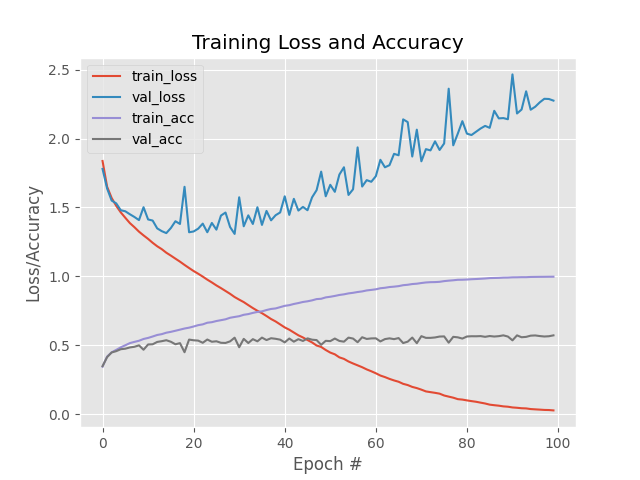

Source code (Python):
from sklearn.preprocessing import LabelBinarizer
from sklearn.model_selection import train_test_split
from sklearn.metrics import classification_report
from keras.datasets import cifar10
from keras.models import Sequential
from keras.layers.core import Dense
from keras.optimizers import SGD
import numpy as np
import argparse
import matplotlib.pyplot as plt

ap = argparse.ArgumentParser()
ap.add_argument("-o", "--output", required=True, help="Path to output plot/graph")
args = vars(ap.parse_args())

print("[INFO] loading data...")
((X_train, y_train), (X_test, y_test)) = cifar10.load_data()
X_train = X_train.astype("float")/255.0
X_test = X_test.astype("float")/255.0
X_train = X_train.reshape((X_train.shape[0], 32*32*3))
X_test = X_test.reshape((X_test.shape[0], 32*32*3))

lb = LabelBinarizer()
y_train = lb.fit_transform(y_train)
y_test = lb.transform(y_test)

labelNames = ["airplane", "automobile", "bird", "cat", "deer", "dog", "frog", "horse", "ship", "truck"]

print("[INFO] building model...")
model = Sequential()
model.add(Dense(1024, input_shape=(32*32*3, ), activation="relu"))
model.add(Dense(512, activation="relu"))
model.add(Dense(256, activation="relu"))
model.add(Dense(128, activation="relu"))
model.add(Dense(10, activation="softmax"))

print("[INFO] training network...")
decay = 0.06/100
opt = SGD(0.06, decay=decay, momentum=0.9)
model.compile(loss="categorical_crossentropy", optimizer=opt, metrics=["accuracy"])
H = model.fit(X_train, y_train, validation_data=(X_test, y_test), epochs=100, batch_size=32)

print("[INFO] evaluating model...")
preds = model.predict(X_test)
print(classification_report(y_test.argmax(axis=1), preds.argmax(axis=1), target_names=labelNames))

plt.style.use("ggplot")
plt.figure()
plt.plot(np.arange(0, 100), H.history["loss"], label="train_loss")
plt.plot(np.arange(0, 100), H.history["val_loss"], label="val_loss")
plt.plot(np.arange(0, 100), H.history["accuracy"], label="train_acc")
plt.plot(np.arange(0, 100), H.history["val_accuracy"], label="val_acc")
plt.title("Training Loss and Accuracy")
plt.xlabel("Epoch #")
plt.ylabel("Loss/Accuracy")
plt.legend()
plt.savefig(args["output"])
plt.show()
